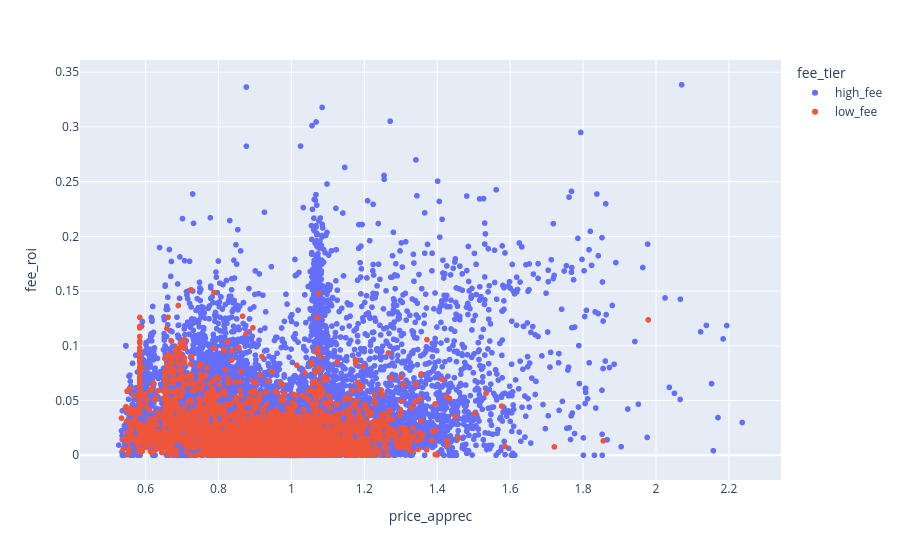

Notebook code cell kept with this figure:
### Code cell
dg.plot(
    x="price_apprec",
    y="fee_roi",
    kind="scatter",
    color="fee_tier",
    title="",
)

### Figure 1 — Plotly figure (JSON) as saved in the notebook; plotly's stock layout.template omitted (floating-point values rounded to 4 significant figures; data arrays with more than 128 entries replaced by an {"elided": "..."} marker saying what was removed)
{"data": [{"hovertemplate": "fee_tier=high_fee<br>price_apprec=%{x}<br>fee_roi=%{y}<extra></extra>", "legendgroup": "high_fee", "marker": {"color": "#636efa", "symbol": "circle"}, "mode": "markers", "name": "high_fee", "showlegend": true, "type": "scattergl", "x": {"elided": "16918 float values"}, "xaxis": "x", "y": {"elided": "16918 float values"}, "yaxis": "y"}, {"hovertemplate": "fee_tier=low_fee<br>price_apprec=%{x}<br>fee_roi=%{y}<extra></extra>", "legendgroup": "low_fee", "marker": {"color": "#EF553B", "symbol": "circle"}, "mode": "markers", "name": "low_fee", "showlegend": true, "type": "scattergl", "x": {"elided": "5772 float values"}, "xaxis": "x", "y": {"elided": "5772 float values"}, "yaxis": "y"}], "layout": {"legend": {"title": {"text": "fee_tier"}, "tracegroupgap": 0}, "margin": {"t": 60}, "xaxis": {"anchor": "y", "domain": [0, 1], "title": {"text": "price_apprec"}}, "yaxis": {"anchor": "x", "domain": [0, 1], "title": {"text": "fee_roi"}}}}
